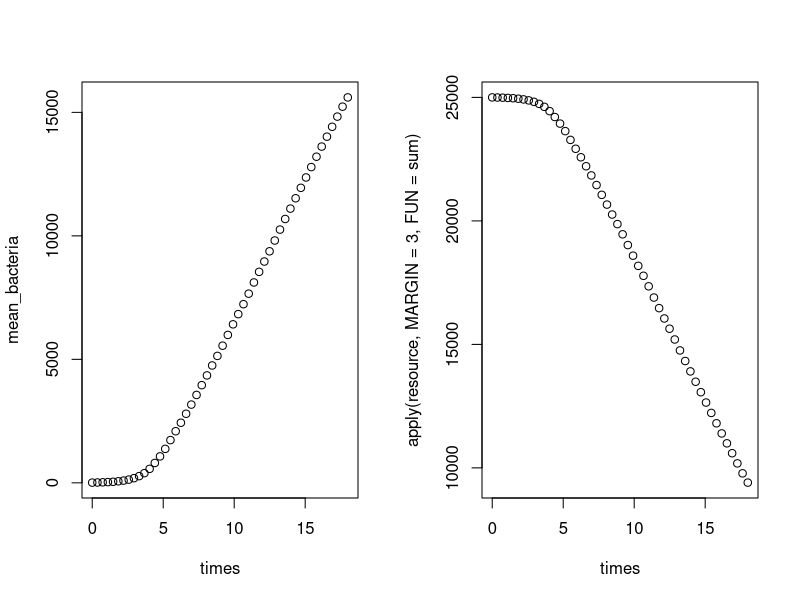
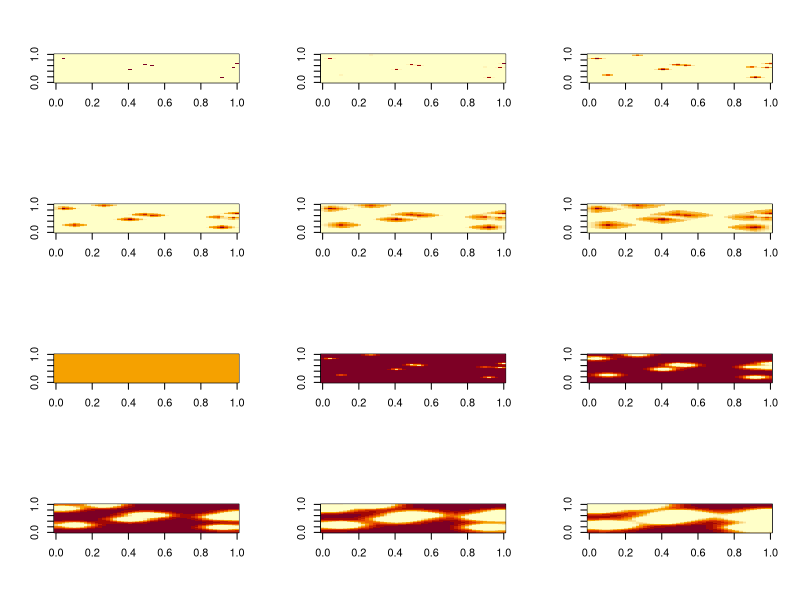

These charts were generated, in order, by the following R code:
rm(list = ls())
library(deSolve)

## This does a simple monod growth model, in 2d space. 

# this "inner" model would look something like this:
monod = function(time, state, pars){
  # this is the other way to get variables (as opposed to using named lists)
  # i do it this way here because when we move to 2d, thats how we'll get the data
  ecoli = state[1]
  glucose = state[2]
  
  with(as.list(pars),{ # still want to just use named parameters
    decoli = ecoli * vmax * glucose / (glucose + km)
    dglucose = -ecoli * vmax * glucose / (glucose + km)
    
    return(list(c(decoli,dglucose)))
  })
}

# now we put that into a 2d space. We'll make a square, 5cm x 5cm, with 50 boxes per side
fullwidth = 5 # cm
N = 50   # boxes
dx = fullwidth/N# boxwidth (cm)
NN = N * N # total # of boxes

# we'll make the resource diffuse at 0.018 cm2/h (=5e-6cm2/s), and the bacteria
# at 1/50th of that
D_glucose = 0.018   # cm2/h, disffusion const (=5e-6 cm2/s)
D_ecoli = D_glucose / 50

# we supply the spatial variables after the parameters
monod2D <- function (time, state, pars, N, D_ecoli, D_glucose, dx) {
  # this function needs to return a vector of data, not a matrix. That means,
  # each time, the data must be put back into matrix form to do reaction (growth)
  # and diffusion, then put back into vector form. Here we grab the state variables
  # from "state" and separate them into the two different matrices
  NN <- N*N
  ecoli <- matrix(nrow = N, ncol = N,state[1:NN])
  glucose <- matrix(nrow = N, ncol = N,state[(NN+1):(2*NN)])
  # a check, in case of numerical issues. this is good practice for anything which can approach zero, but shouldn't go negative
  glucose[glucose < 0] = 0
  
  with (as.list(pars), {
    ## the "reaction" still happens the same way, since the math is vectorized
    decoli_dt = ecoli * vmax * glucose / (glucose + km)
    dglucose_dt = -ecoli * vmax * glucose / (glucose + km)
    
    # "zero" is a helper deSolve suggested to make calculating diffusion fluxes easier
    zero = rep(0, N)
    
    # next set of equations does the diffusion calculations
    
    # if you imagine data like this:   c(1,3,2,4). Focus on the 3. It changes due to 
    # diffusion in one axis by adding the data on both sides, then subtracting 2x of the focal.
    # so that "3" changes like:  +1 + 2 -3 -3.  Then, this value is made spatially accurate
    # by multiplying by D/(dx^2)
    #
    # in practice its slightly trickier, because the edges should reflect. We deal
    # with this by adding a copied row above and below before performing that calculation.
    ecoli_rows_bigger = rbind(ecoli[1,], ecoli, ecoli[N,])
    ecoli_rows_diff = ecoli_rows_bigger[1:N,] + ecoli_rows_bigger[3:(N+2),] - 2 * ecoli
    ecoli_rows_diff = D_ecoli * (1 / dx^2) * ecoli_rows_diff
    
    glucose_rows_bigger = rbind(glucose[1,], glucose, glucose[N,])
    glucose_rows_diff = glucose_rows_bigger[1:N,] + glucose_rows_bigger[3:(N+2),] - 2 * glucose
    glucose_rows_diff = D_glucose * (1 / dx^2) * glucose_rows_diff
    
    ## Add flux gradient across rows to rate of change, aka add the diffusion to the reaction
    decoli_dt    = decoli_dt + ecoli_rows_diff
    dglucose_dt  = dglucose_dt + glucose_rows_diff
    
    ## 2. Now repeat, but across columns
    ecoli_cols_bigger = cbind(ecoli[,1], ecoli, ecoli[,N])
    ecoli_cols_diff = ecoli_cols_bigger[,1:N] + ecoli_cols_bigger[,3:(N+2)] - 2 * ecoli
    ecoli_cols_diff = D_ecoli * (1 / dx^2) * ecoli_cols_diff
    
    glucose_cols_bigger = cbind(glucose[,1], glucose, glucose[,N])
    glucose_cols_diff = glucose_cols_bigger[,1:N] + glucose_cols_bigger[,3:(N+2)] - 2 * glucose
    glucose_cols_diff = D_glucose * (1 / dx^2) * glucose_cols_diff
    ## Add flux gradient across columns to rate of change
    decoli_dt   = decoli_dt + ecoli_cols_diff
    dglucose_dt = dglucose_dt + glucose_cols_diff
    
    # reconvert the state variables back into vectors, bind them together, and return as list
    return(list(c(as.vector(decoli_dt), as.vector(dglucose_dt))))
  })
}

pars    <- c(vmax   = 1,    # /hr
             km = 0.01)     # half-saturation constant, [resource]



## initial conditions--need NxN for ecoli AND glucose
# get random locs for ecoli, mostly zeros
ecoli_ini = sample(c(rep(0, 250), 1), size = N*N, replace = TRUE)
# uniform resource concentration
glucose_ini = rep(10, N*N)
# all data
yini = c(ecoli_ini, glucose_ini)

# 18 hours
times   <- seq(0, 18, length.out = 50)

## solve model
# note how we can just supply the named spatial parms
# we also use Cash-Karp Runge-Kutta method for integration cuz its faster than lsoda
# 
# this takes about a minute on a 2022 mid-range desktop
out <- ode.2D(y = yini, times = times, func = monod2D, parms = pars,
              dimens = c(N, N), names = c("ecoli", "glucose"),
              N = N, D_ecoli = D_ecoli, D_glucose = D_glucose, dx = dx, 
              method = rkMethod("rk45ck"))

diagnostics(out)
summary(out)

# use "select" to grab specific state variables. this nicely makes arrays for you
bacteria <- subset(out, select = "ecoli", arr = TRUE)
resource <- subset(out, select = "glucose", arr = TRUE)

dim(bacteria)
par(mfrow = c(1,2))
# plot totals through time. margin 3 is time (1 = x, 2 = y)
mean_bacteria <- apply(bacteria, MARGIN = 3, FUN = sum)
plot(times, mean_bacteria)
plot(times, apply(resource, MARGIN = 3, FUN = sum))


# here is an image plot through time, arbitrarily choosing 6 slides
par(mfrow = c(4,3))
for (i in seq(from = 1, to = 50, length.out = 6)){
  image(bacteria[,,i])
}
# and the resource below
for (i in seq(from = 1, to = 50, length.out = 6)){
  image(resource[,,i])
}

# as a note, back when I did this for the Isme paper, I found that having the 
# diffusion calculations inside the solver sometimes resulted in out-of-memory
# issues when I was using (large) worlds of 100x100, with three different state variables.
#
# If you run into that, it is pretty straightforward to separate the steps.
# Then, you still use deSolve for the "reaction" (growth), but just manually
# do the diffusion calculations. The only real difference here is you multiply
# by a pre-specified dt, and you run all of this in a loop. Hopefully this isn't 
# necessary anymore, as it requires a very small dt. 
